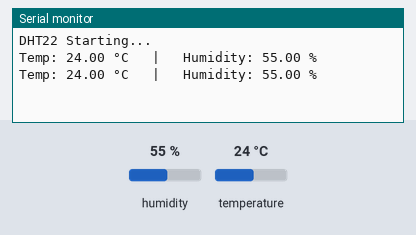
A sketch run on a simulated Arduino Uno, built with avr-gcc and run on an emulated ATmega328P. Parts: the last lines printed to the serial monitor. The inputs (shaded band) are chosen by the test bench; at power-on: humidity 55 %, temperature 24 °C.

Above: at 2.8 s.
2.9 s: humidity set to 22 %
At 5.2 s:
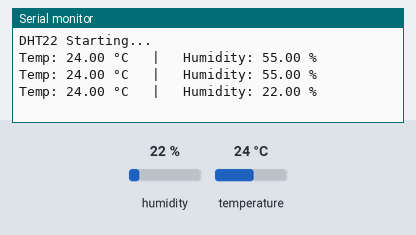
5.6 s: temperature set to 12 °C
At 7.0 s:
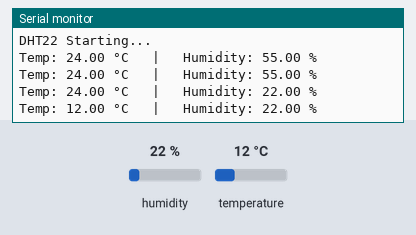
8.3 s: humidity set to 40 %
At 10.5 s:
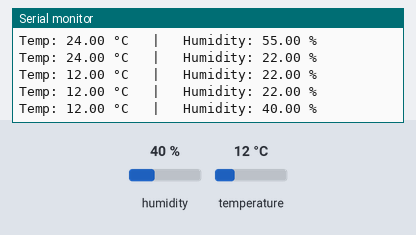
Timing chart, 0 to 12.0 s (numbered marks = the images above; inputs shaded):
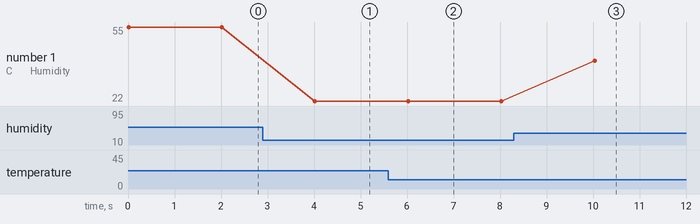

Measured:
- after the input at 2.9 s, the serial monitor: prints a new line after 1.1 s (image 1)
- after the input at 5.6 s, the serial monitor: prints a new line after 0.42 s (image 2)
- after the input at 8.3 s, the serial monitor: prints a new line after 1.7 s (image 3)
- plotted number 1: 22 → 40 after the input at 8.3 s

The sketch:

ArduinoWeatherStation.ino
```cpp
#include <DHT.h>

#define DHTPIN 2        // Data pin connected to DHT22
#define DHTTYPE DHT22   // Sensor type

DHT dht(DHTPIN, DHTTYPE);

void setup() {
  Serial.begin(9600);
  Serial.println("DHT22 Starting...");
  dht.begin();
}

void loop() {
  // Read Temperature & Humidity
  float temp = dht.readTemperature();     // Celsius by default
  float hum  = dht.readHumidity();

  // Check for reading errors
  if (isnan(temp) || isnan(hum)) {
    Serial.println("Sensor Error");
    return;
  }

  // Print values
  Serial.print("Temp: ");
  Serial.print(temp);
  Serial.print(" °C   |   Humidity: ");
  Serial.print(hum);
  Serial.println(" %");

  delay(2000);   // Basic version uses delay every 2 seconds
}
```
